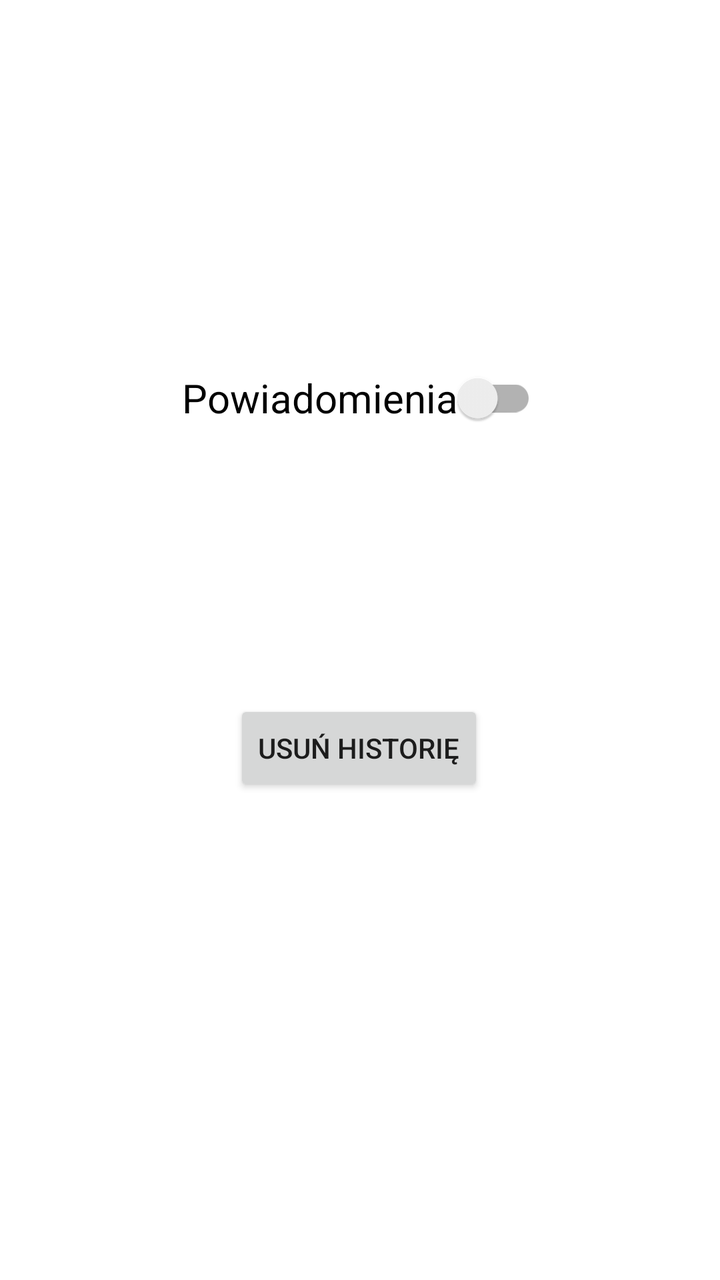
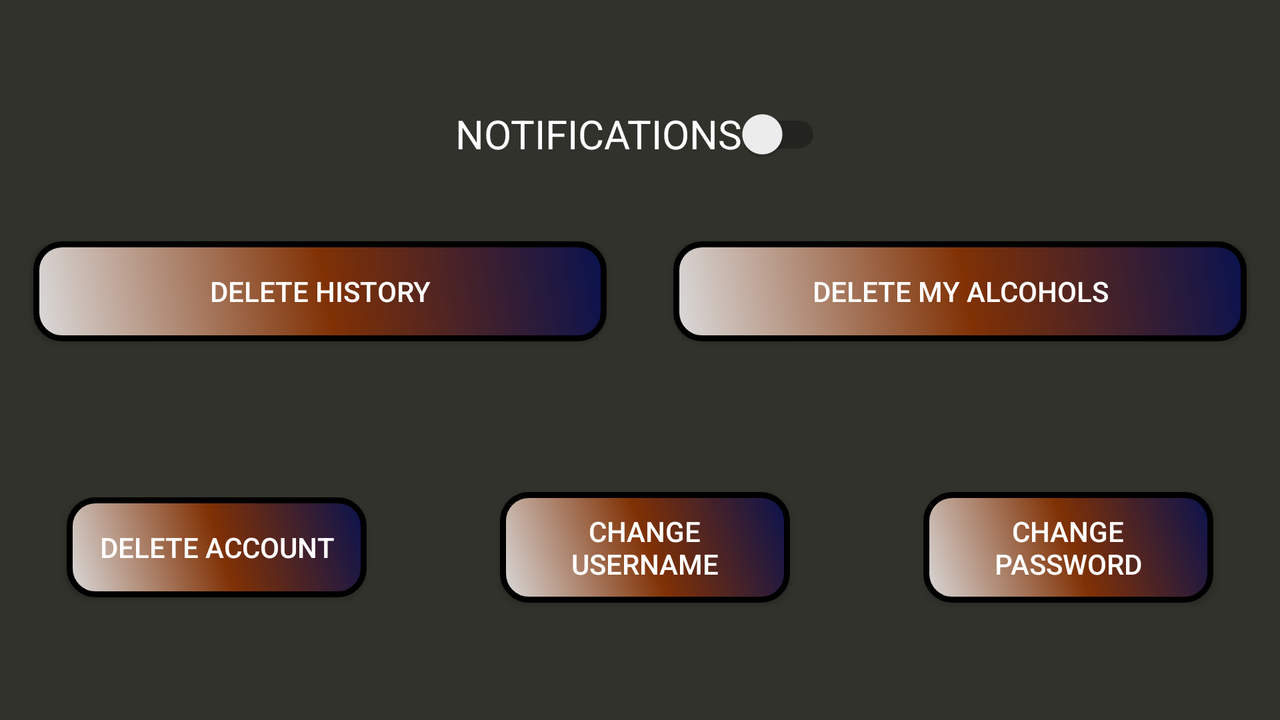

One screen, two layout resources from the same app: the default and the author's alternative for another configuration. Each is rendered where Android would select it; the XML of both is given below.
<!-- AndroidManifest.xml: application theme Theme.DrinkDrive -->
<!-- res/layout/activity_setting.xml -->
<?xml version="1.0" encoding="utf-8"?>
<androidx.constraintlayout.widget.ConstraintLayout
    xmlns:android="http://schemas.android.com/apk/res/android"
    xmlns:app="http://schemas.android.com/apk/res-auto"
    xmlns:tools="http://schemas.android.com/tools"
    android:layout_width="match_parent"
    android:layout_height="match_parent">

    <androidx.appcompat.widget.SwitchCompat
        android:id="@+id/notify"
        android:layout_width="wrap_content"
        android:layout_height="wrap_content"
        android:lines="1"
        android:onClick="notifications"
        android:text="Powiadomienia"
        android:textSize="20sp"
        app:layout_constraintBottom_toTopOf="@+id/button2"
        app:layout_constraintEnd_toEndOf="parent"
        app:layout_constraintHorizontal_bias="0.498"
        app:layout_constraintStart_toStartOf="parent"
        app:layout_constraintTop_toTopOf="parent"
        app:layout_constraintVertical_bias="0.579" />

    <Button
        android:id="@+id/button2"
        android:layout_width="wrap_content"
        android:layout_height="wrap_content"
        android:onClick="deleteHistory"
        android:text="Usuń historię"
        app:layout_constraintBottom_toBottomOf="parent"
        app:layout_constraintEnd_toEndOf="parent"
        app:layout_constraintHorizontal_bias="0.498"
        app:layout_constraintStart_toStartOf="parent"
        app:layout_constraintTop_toTopOf="parent"
        app:layout_constraintVertical_bias="0.591" />

</androidx.constraintlayout.widget.ConstraintLayout>
<!-- resources referenced by this layout -->
<resources>
  <style name="Theme.DrinkDrive" parent="Theme.MaterialComponents.DayNight.DarkActionBar">
          
          <item name="colorPrimary">@color/purple_500</item>
          <item name="colorPrimaryVariant">@color/purple_700</item>
          <item name="colorOnPrimary">@color/white</item>
          
          <item name="colorSecondary">@color/teal_200</item>
          <item name="colorSecondaryVariant">@color/teal_700</item>
          <item name="colorOnSecondary">@color/black</item>
          
          <item name="android:statusBarColor" tools:targetApi="l">?attr/colorPrimaryVariant</item>
          
      </style>
  <color name="purple_500">#FF6200EE</color>
  <color name="purple_700">#FF3700B3</color>
  <color name="white">#FFFFFFFF</color>
  <color name="teal_200">#FF03DAC5</color>
  <color name="teal_700">#FF018786</color>
  <color name="black">#FF000000</color>
</resources>
<!-- res/layout-land/activity_setting.xml (the author's variant of the layout above) -->
<!-- drawn on the phone turned sideways -->
<?xml version="1.0" encoding="utf-8"?>
<androidx.constraintlayout.widget.ConstraintLayout xmlns:android="http://schemas.android.com/apk/res/android"
    xmlns:app="http://schemas.android.com/apk/res-auto"
    xmlns:tools="http://schemas.android.com/tools"
    android:layout_width="match_parent"
    android:layout_height="match_parent"
    android:background="@color/col5">

    <androidx.appcompat.widget.SwitchCompat
        android:id="@+id/notify"
        android:layout_width="wrap_content"
        android:layout_height="wrap_content"
        android:layout_gravity="center"
        android:layout_margin="100px"
        android:lines="1"
        android:onClick="notifications"
        android:text="NOTIFICATIONS"
        android:textAlignment="center"
        android:textColor="@color/white"
        android:textSize="20sp"
        app:layout_constraintBottom_toBottomOf="parent"
        app:layout_constraintEnd_toEndOf="parent"
        app:layout_constraintHorizontal_bias="0.498"
        app:layout_constraintStart_toStartOf="parent"
        app:layout_constraintTop_toTopOf="parent"
        app:layout_constraintVertical_bias="0.04000002" />

    <LinearLayout
        android:id="@+id/linearLayout"
        android:layout_width="match_parent"
        android:layout_height="wrap_content"
        android:orientation="horizontal"
        app:layout_constraintBottom_toBottomOf="parent"
        app:layout_constraintEnd_toEndOf="parent"
        app:layout_constraintStart_toStartOf="parent"
        app:layout_constraintTop_toBottomOf="@+id/notify"
        app:layout_constraintVertical_bias="0.06999999">

        <Button
            android:id="@+id/button2"
            android:layout_width="250dp"
            android:layout_height="wrap_content"
            android:layout_margin="50px"
            android:layout_weight="1"
            android:background="@drawable/setting_button"
            android:onClick="deleteHistory"
            android:text="DELETE HISTORY"
            android:textAlignment="center"
            android:textColor="@color/white"
            app:layout_constraintBottom_toBottomOf="parent"
            app:layout_constraintEnd_toEndOf="parent"
            app:layout_constraintStart_toStartOf="parent"
            app:layout_constraintTop_toBottomOf="@+id/notify"
            app:layout_constraintVertical_bias="0.058" />

        <Button
            android:id="@+id/button9"
            android:layout_width="250dp"
            android:layout_height="wrap_content"
            android:layout_margin="50px"
            android:layout_weight="1"
            android:background="@drawable/setting_button"
            android:onClick="deleteAlcohols"
            android:text="DELETE MY ALCOHOLS"
            android:textAlignment="center"
            android:textColor="@color/white"
            app:layout_constraintBottom_toBottomOf="parent"
            app:layout_constraintEnd_toEndOf="parent"
            app:layout_constraintHorizontal_bias="0.497"
            app:layout_constraintStart_toStartOf="parent"
            app:layout_constraintTop_toBottomOf="@+id/button2"
            app:layout_constraintVertical_bias="0.19999999" />

    </LinearLayout>

    <LinearLayout
        android:layout_width="match_parent"
        android:layout_height="wrap_content"
        android:orientation="horizontal"
        app:layout_constraintBottom_toBottomOf="parent"
        app:layout_constraintEnd_toEndOf="parent"
        app:layout_constraintStart_toStartOf="parent"
        app:layout_constraintTop_toBottomOf="@+id/linearLayout">

        <Button
            android:id="@+id/button8"
            android:layout_width="150dp"
            android:layout_height="wrap_content"
            android:layout_gravity="center"
            android:layout_margin="100px"
            android:background="@drawable/setting_button"
            android:onClick="deleteUser"
            android:text="DELETE ACCOUNT"
            android:textAlignment="center"
            android:textColor="@color/white"
            app:layout_constraintBottom_toBottomOf="parent"
            app:layout_constraintEnd_toEndOf="parent"
            app:layout_constraintStart_toStartOf="parent"
            app:layout_constraintTop_toBottomOf="@+id/button9"
            app:layout_constraintVertical_bias="0.19999999" />

        <Button
            android:id="@+id/button10"
            android:layout_width="150dp"
            android:layout_height="wrap_content"
            android:layout_gravity="center"
            android:layout_margin="100px"
            android:layout_weight="1"
            android:background="@drawable/setting_button"
            android:onClick="changeUserName"
            android:text="CHANGE USERNAME"
            android:textAlignment="center"
            android:textColor="@color/white"
            app:layout_constraintBottom_toBottomOf="parent"
            app:layout_constraintEnd_toEndOf="parent"
            app:layout_constraintStart_toStartOf="parent"
            app:layout_constraintTop_toBottomOf="@+id/button8"
            app:layout_constraintVertical_bias="0.19999999" />

        <Button
            android:id="@+id/button11"
            android:layout_width="150dp"
            android:layout_height="wrap_content"
            android:layout_gravity="center"
            android:layout_margin="100px"
            android:layout_weight="1"
            android:background="@drawable/setting_button"
            android:onClick="changePassword"
            android:text="CHANGE PASSWORD"
            android:textAlignment="center"
            android:textColor="@color/white"
            app:layout_constraintBottom_toBottomOf="parent"
            app:layout_constraintEnd_toEndOf="parent"
            app:layout_constraintStart_toStartOf="parent"
            app:layout_constraintTop_toBottomOf="@+id/button10"
            app:layout_constraintVertical_bias="0.19999999" />
    </LinearLayout>

</androidx.constraintlayout.widget.ConstraintLayout>
<!-- resources referenced by the variant -->
<!-- as the phone turned sideways resolves them -->
<resources>
  <color name="col5">#32322C</color>
  <color name="white">#FFFFFFFF</color>
  <!-- drawable setting_button (drawable) -->
  <?xml version="1.0" encoding="utf-8"?>
  <shape xmlns:android="http://schemas.android.com/apk/res/android" android:shape="rectangle" >
      <corners
          android:radius="13dp"
          />
      <gradient
          android:angle="45"
          android:centerX="51%"
          android:centerColor="#803104"
          android:startColor="#DBDBDB"
          android:endColor="#09124F"
          android:type="linear"
          />
      <padding
          android:left="10dp"
          android:top="10dp"
          android:right="10dp"
          android:bottom="10dp"
          />
      <size
          android:width="100dp"
          android:height="50dp"
          />
      <stroke
          android:width="3dp"
          android:color="#000000"
          />
  </shape>
  <style name="Theme.DrinkDrive" parent="Theme.MaterialComponents.DayNight.DarkActionBar">
          
          <item name="colorPrimary">@color/purple_500</item>
          <item name="colorPrimaryVariant">@color/purple_700</item>
          <item name="colorOnPrimary">@color/white</item>
          
          <item name="colorSecondary">@color/teal_200</item>
          <item name="colorSecondaryVariant">@color/teal_700</item>
          <item name="colorOnSecondary">@color/black</item>
          
          <item name="android:statusBarColor" tools:targetApi="l">?attr/colorPrimaryVariant</item>
          
      </style>
  <color name="purple_500">#FF6200EE</color>
  <color name="purple_700">#FF3700B3</color>
  <color name="teal_200">#FF03DAC5</color>
  <color name="teal_700">#FF018786</color>
  <color name="black">#FF000000</color>
</resources>
